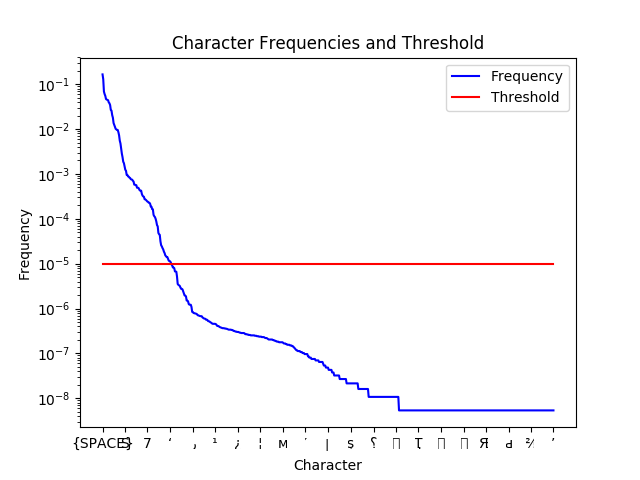
#> input picture scripts/Frequencies.png, 640 x 480 px
$ python convolution.py Frequencies.png   (older library calls are emulated)
#> lines starting #> are read from the running program, lines starting #| are printed output that depends on the picture
#!/usr/bin/env python3
# -*- coding: utf-8 -*-

import numpy as np
import sys
from scipy import ndimage
from scipy import misc

image = misc.imread(sys.argv[1], flatten=True)
#> image: shape (480, 640) float32; min 0, max 255, mean 248.9
image = misc.imresize(image, (200, 450))
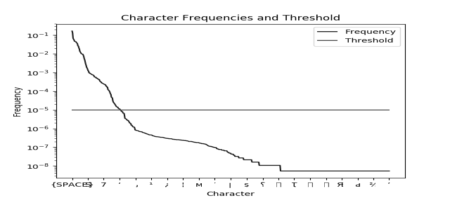
#> image: shape (200, 450); min 28, max 255, mean 248.9

sharpen = np.array([[0, -1, 0], [-1, 5, -1], [0, -1, 0]])
edge_detect = np.array([[1, 0, -1], [0, 0, 0], [-1, 0, 1]])
gaussian_blur = (1 / 16) * np.array([[1, 2, 1], [2, 4, 2], [1, 2, 1]])

sharpened = ndimage.convolve(image, sharpen)
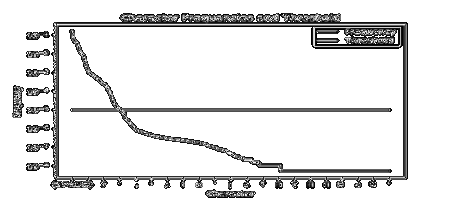
#> sharpened: shape (200, 450); min 0, max 255, mean 227.3
edges = ndimage.convolve(image, edge_detect)
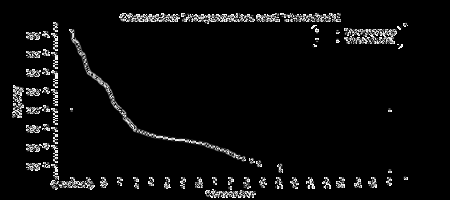
#> edges: shape (200, 450); min 0, max 255, mean 11.9
blurred = ndimage.convolve(image, gaussian_blur)
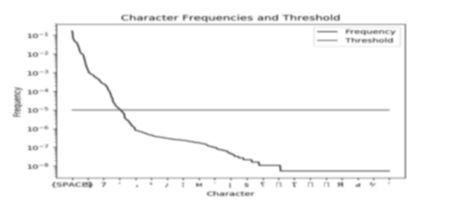
#> blurred: shape (200, 450); min 100, max 255, mean 248.9

misc.imsave('originial.png', image)
misc.imsave('sharpened.png', sharpened)
misc.imsave('edges.png', edges)
misc.imsave('blurred.png', blurred)
